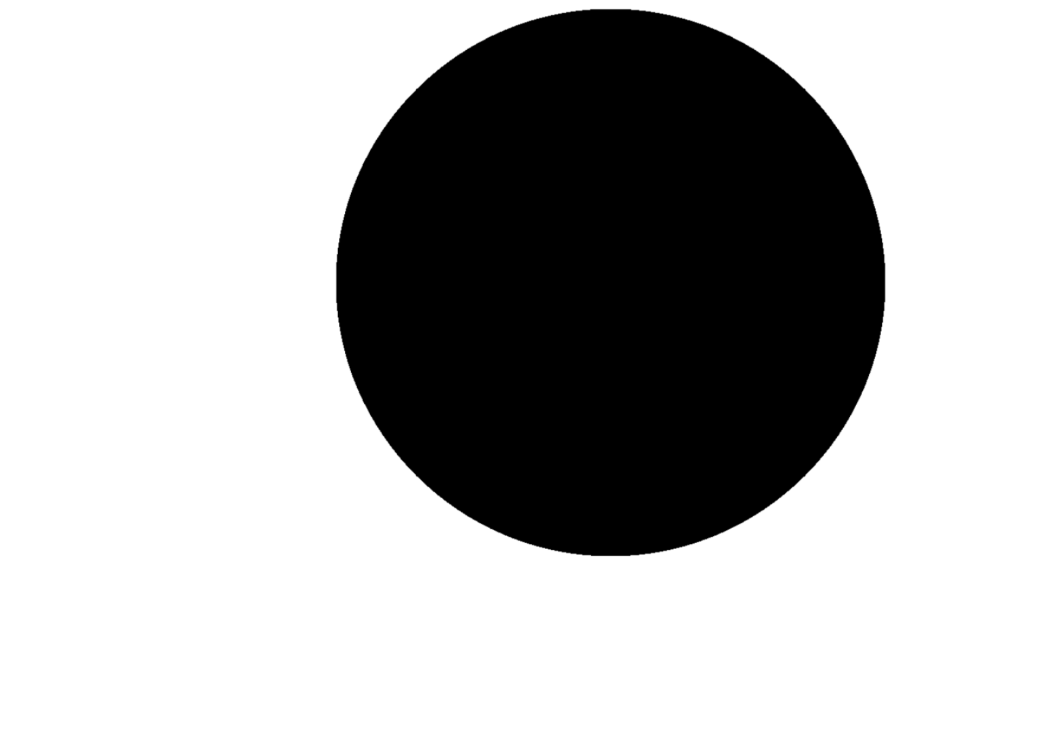
#> input picture braco/final/circ.png, 2092 x 1482 px (shown at 1/2 size)
$ python pos_contors_copy.py
#> lines starting #> are read from the running program, lines starting #| are printed output that depends on the picture; after the words box and inside, x2 and y2 are one past the last pixel; in counts of white or black regions, pixels touching at a corner belong together
import cv2
import numpy as np
from math import pi, cos, sin, tan, asin, acos, atan, sqrt, floor, ceil

from matplotlib import pyplot as plt

img = cv2.imread("circ.png", cv2.IMREAD_GRAYSCALE)
#> img is the input picture: shape (1482, 2092); min 0, max 255, mean 177.4

rows, cols = img.shape
#> rows = 1482; cols = 2092

th, thresh = cv2.threshold(img, 100, 255, cv2.THRESH_BINARY)
#> thresh: shape (1482, 2092); 69.6% white; 1 black region, box (x1, y1, x2, y2) and area: (673, 19, 1770, 1112) 943214

thresh = cv2.bitwise_not(thresh)
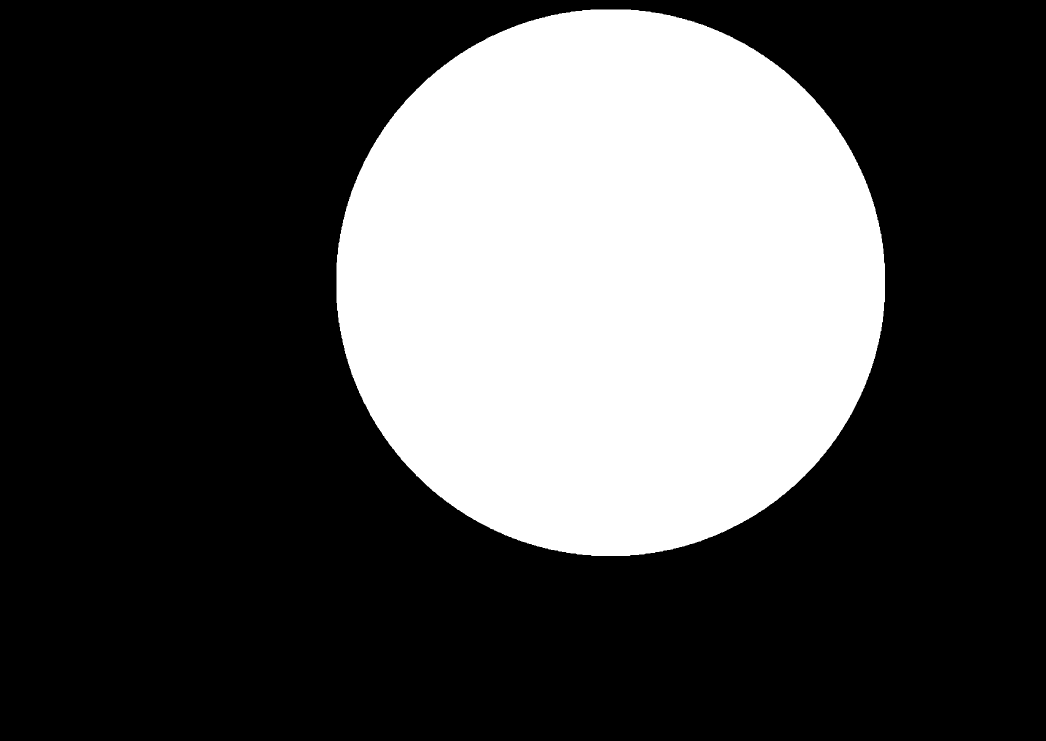
#> thresh: shape (1482, 2092) (shown at 1/2 size); 30.4% white; 1 white region

contours, hierarchy = cv2.findContours(thresh, cv2.RETR_TREE, cv2.CHAIN_APPROX_SIMPLE)
#> contours = 1 contour; box (x1, y1, x2, y2) and area: (673, 19, 1770, 1112) 941658

zeros_img = []

arq = open('angs.txt', 'w')
arq_int = open('angs_int.txt', 'w')

def to_degree(ang):
	return ang*180.0/pi

def deflexoes(i, j):
	x = j+100
	y = rows/2 - i if rows/2 - i != 0 else 1
	r = sqrt(x*x + y*y)
	if(r1+r2 > r):
		s1 = 90 - to_degree(acos((r*r + r1*r1 - r2*r2)/(2*r*r1)) - np.arctan2(y, x))
		s2 = to_degree(pi - acos((r1*r1 + r2*r2 - r*r)/(2*r1*r2)))
		arq.write(str(s1) + ' ' + str(s2) + '\n')
		if (((s1 - floor(s1)) <= 0.1 or (ceil(s1) - s1) <= 0.1) and ((s2 - floor(s2) <= 0.1 or (ceil(s2) - s2) <= 0.1))):
			arq_int.write(str(round(s1)) + ' ' + str(round(s2)) + '\n')

def proximo_bit(i, j, img):
	indice = [ (1, 0),  (1, 1),  (0, 1), (-1, 1), (-1, 0), (-1, -1), (0, -1), (1, -1),\
			   (2, 0),  (2, 1),  (2, 2),  (1, 2),  (0, 2),  (-1, 2), (-2, 2), (-2, 1), \
			  (-2, 0), (-2, -1), (-2, -2), (-1, -2), (0, -2), (1 -2), (2, -2), (2, -1)]
	try:
		for xy in indice:
			if img[i+xy[0]][j+xy[1]]:
				return i+xy[0], j+xy[1]
		return 0
	except:
		return 0

for _ in contours:
	zeros_img.append(np.zeros([rows, cols]))
#> this loop made 1 pass
#> after the loop, zeros_img = 1 item

for n in range(len(contours)):
	cv2.drawContours(zeros_img[n], contours, n, 255, 1)

	r1 = 1100
	r2 = 1100

	i = 0
	j = 0
	while j < cols:
		while (zeros_img[n][i][j] < 1):
			i+=1
			if i == rows:
				break
		if i < rows:
			zeros_img[n][i][j] = 0
			deflexoes(i, j)
			break
		i = 0
		j += 1

	while True:
		try:
			i, j = proximo_bit(i, j, zeros_img[n])
			zeros_img[n][i][j] = 0
			deflexoes(i, j)
		except:
			break
#> this loop made 1 pass
#> (r1, r2) on pass 1: (1100, 1100)

$ run again, with braco/final/aero.png copied over braco/final/circ.png
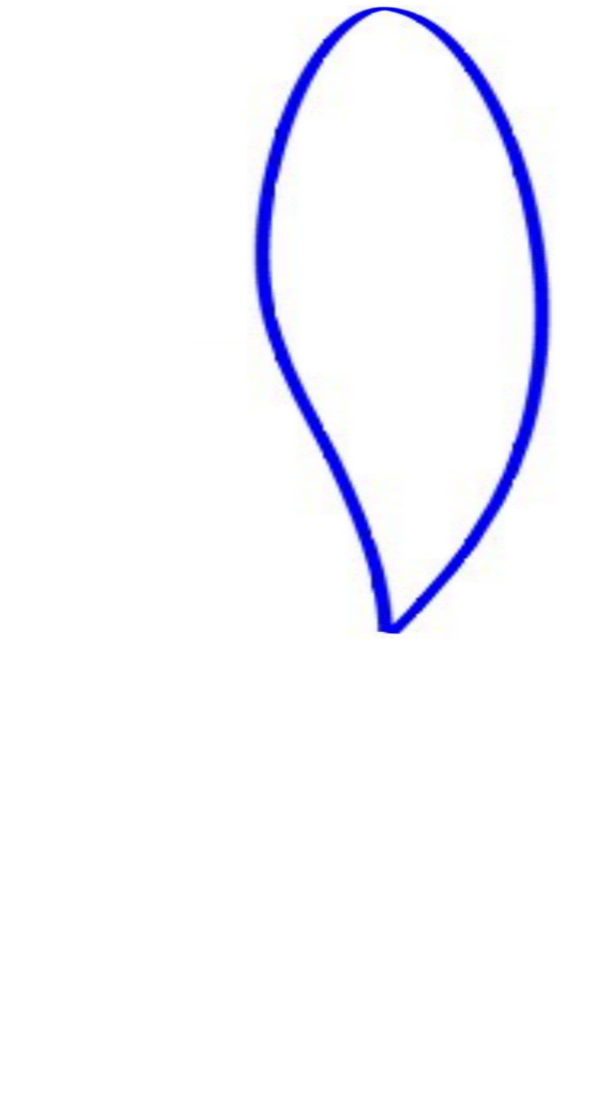
#> input picture braco/final/aero.png, 1206 x 2240 px (shown at 1/2 size)
#> `th, thresh = cv2.threshold(img, 100, 255, cv2.THRESH_BINARY)`:
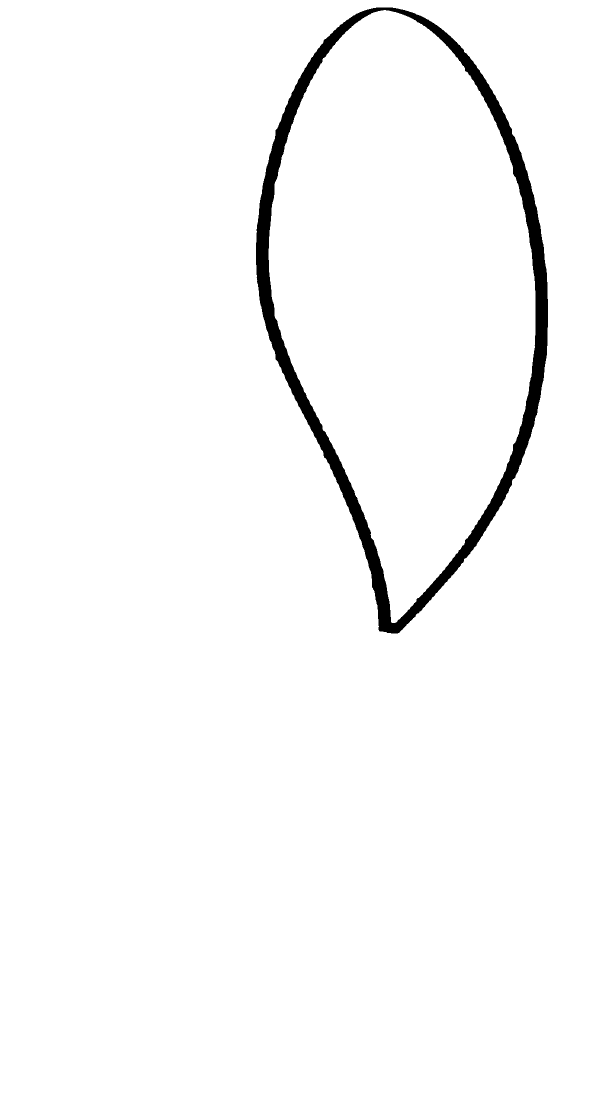
#> thresh: shape (2240, 1206) (shown at 1/2 size); 97.6% white; 1 black region, box (x1, y1, x2, y2) and area: (512, 15, 1096, 1267) 64303
#> `thresh = cv2.bitwise_not(thresh)`:
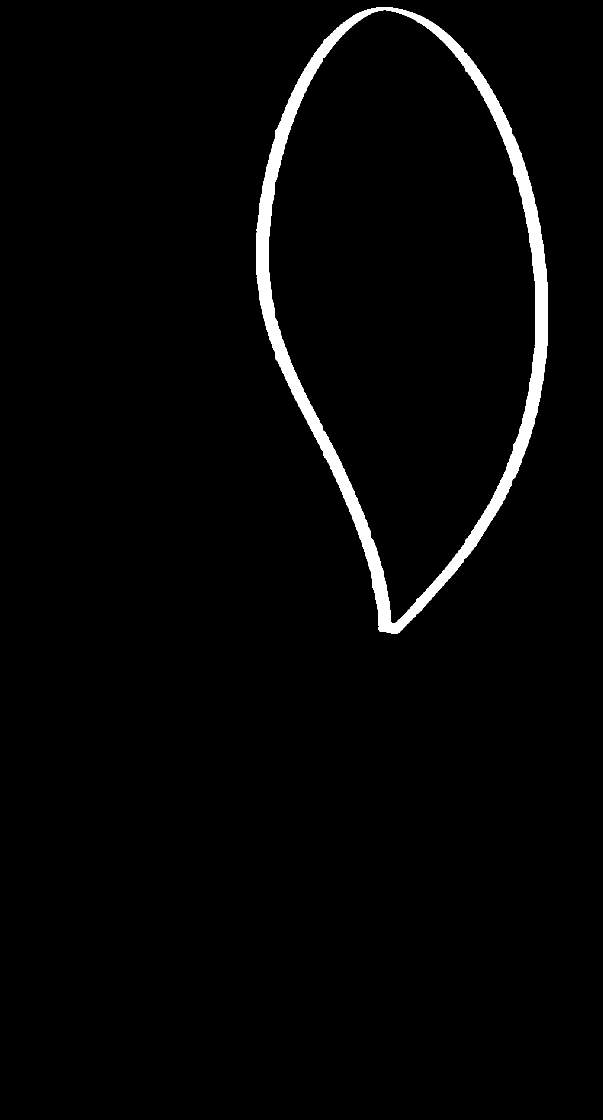
#> thresh: shape (2240, 1206) (shown at 1/2 size); 2.4% white; 1 white region
#> contours = 2 contours; box (x1, y1, x2, y2) and area: (512, 15, 1096, 1267) 501800, (536, 19, 1072, 1247) 440146
#> the loop `for _ in contours:` made 2 passes
#> after the loop `for _ in contours:`: zeros_img = 2 items
#> the loop `for n in range(len(contours)):` made 2 passes
#> (r1, r2) on pass 1: (1100, 1100)
